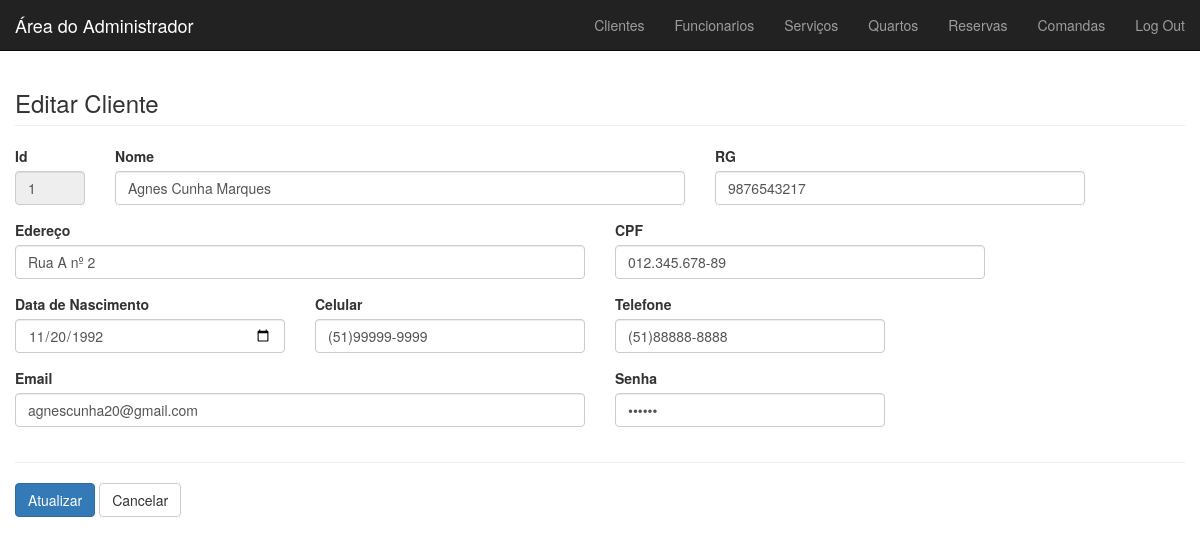
The page /view/telas/edit_cliente.php?id=1 (signed in) on the database its author committed.
### tables this page shows
CREATE TABLE cliente (
     id                 INTEGER PRIMARY KEY AUTO_INCREMENT
    ,nome               VARCHAR(50) NOT NULL
    ,rg                 VARCHAR(13) UNIQUE NOT NULL
    ,cpf                VARCHAR(15) UNIQUE NOT NULL
    ,endereco           VARCHAR(50) NOT NULL
    ,data_nascimento    DATE NOT NULL
    ,telefone1          VARCHAR(15) NOT NULL
    ,telefone2          VARCHAR(15)
    ,email              VARCHAR(100) UNIQUE NOT NULL
    ,senha              VARCHAR(100) NOT NULL
);

### persistencia/ClientePersistencia.php (called while the page is built, shortened)
<?php
	require_once '../../model/Banco.php';
	require_once '../../model/Cliente.php';
	class ClientePersistencia{
		public function selectFromId($id){
			$banco = new Banco();
			$banco->abrirConexao();
			$conn = $banco->getConexao();
			$sql = "select*from cliente where id = '$id'";
			$result = mysqli_query($conn,$sql);
			$cliente= null;
			if (mysqli_num_rows($result) > 0) {
   				$linha = mysqli_fetch_assoc($result);
					$cliente = new Cliente($linha['nome'],$linha['rg'],$linha['cpf'],$linha['endereco'],$linha['data_nascimento'],$linha['telefone1'],
					$linha['telefone2'],$linha['email'],$linha['senha'],$linha['sexo']);
				 	$cliente->setId($linha['id']);
			}else{
			}
			return $cliente;
		}
	}
?>

### controller/ClienteControle.php (called while the page is built, shortened)
<?php
	require_once '../../persistencia/ClientePersistencia.php';
	class ClienteControle{
		private $cliePers;
		public function ClienteControle(){
			$this->cliePers = new ClientePersistencia();
		}
		public function selectFromId($id){
			return $this->cliePers->selectFromId($id);
		}
	}
?>

### model/Cliente.php (called while the page is built, shortened)
<?php
    class Cliente{
        private $nome;
        private $rg;
        private $cpf;
        private $endereco;
        private $aniversario;
        private $telefone1;
        private $telefone2;
        private $email;
        private $senha;
        public function Cliente($nome,$rg,$cpf,$endereco,$aniversario,$telefone1,$telefone2,$email,$senha,$sexo){
            $this->aniversario = $aniversario;
        }
        public function getNome(){
            return $this->nome;
        }
        public function setNome($_nome){
            $this->nome = $_nome;
        }
        public function getRg(){
            return $this->rg;
        }
        public function setRg($_rg){
            $this->rg = $_rg;
        }
        public function getCpf(){
            return $this->cpf;
        }
        public function setCpf($_cpf){
            $this->cpf = $_cpf;
        }
        public function getEndereco(){
            return $this->endereco;
        }
        public function setEndereco($_endereco){
            $this->endereco = $_endereco;
        }
        public function getAniversario(){
            return $this->aniversario;
        }
        public function getTelefone1(){
            return $this->telefone1;
        }
        public function setTelefone1($_telefone){
            $this->telefone1 = $_telefone;
        }
        public function getTelefone2(){
            return $this->telefone2;
        }
        public function setTelefone2($_telefone){
            $this->telefone2 = $_telefone;
        }
        public function getEmail(){
            return $this->email;
        }
        public function setEmail($_email){
            $this->email = $_email;
        }
        public function getSenha(){
            return $this->senha;
        }
        public function setSenha($_senha){
            $this->senha = $_senha;
        }
    }
?>

### view/telas/edit_cliente.php (the view, shortened to what this page needs)
<?php
  require_once '../../controller/ClienteControle.php';
      $id = $_GET["id"];
      $controle = new ClienteControle();
      $cliente = $controle->selectFromId($id);
      $nome = $cliente->getNome();
      $cpf = $cliente->getCpf();
      $rg = $cliente->getRg();
      $telefone1 = $cliente->getTelefone1();
      $telefone2 = $cliente->getTelefone2();
      $aniversario = $cliente->getAniversario();
      $email = $cliente->getEmail();
      $senha = $cliente->getSenha();
      $endereco = $cliente->getEndereco();
echo "
<!DOCTYPE html>
<html lang=\"pt-br\">
<head>
 <link href=\"../vendor/bootstrap/css2/bootstrap.min.css\" rel=\"stylesheet\">
 <link href=\"../vendor/bootstrap/css2/style.css\" rel=\"stylesheet\">
</head>
<body>
 <div id=\"main\" class=\"container-fluid\" style=\"margin-top: 50px\">
  <h3 class=\"page-header\">Editar Cliente</h3>
    <form action=\"view_cliente.php?id=$id\" method=\"post\">
    <div class=\"row\">
    <div class=\"form-group col-md-1\">
        <label for=\"exampleInputEmail1\">Id</label>
        <input type=\"text\" class=\"form-control\" name=\"id\" placeholder=\"Digite o valor\" value=\"$id\" disabled>
      </div>
   <div class=\"form-group col-md-6\">
        <label for=\"exampleInputEmail1\">Nome</label>
        <input type=\"text\" class=\"form-control\" name=\"nome\" placeholder=\"Digite o valor\" value=\"$nome\">
      </div>
    <div class=\"form-group col-md-4\">
        <label for=\"exampleInputEmail1\">RG</label>
        <input type=\"text\" class=\"form-control\" name=\"rg\" placeholder=\"Digite o valor\" value=\"$rg\">
      </div>
  </div>
    <div class=\"row\">
      <div class=\"form-group col-md-6\">
        <label for=\"exampleInputEmail1\">Edereço</label>
       <input type=\"text\" class=\"form-control\" name=\"endereco\" placeholder=\"Digite o valor\" value=\"$endereco\">
      </div>
        <div class=\"form-group col-md-4\">
        <label for=\"exampleInputEmail1\">CPF</label>
        <input type=\"text\" class=\"form-control\" name=\"cpf\" placeholder=\"Digite o valor\" value=\"$cpf\">
      </div>
    </div>
  <div class=\"row\">
    <div class=\"form-group col-md-3\">
        <label for=\"exampleInputEmail1\">Data de Nascimento</label>
       <input type=\"date\" class=\"form-control\" name=\"aniversario\" placeholder=\"Digite o valor\" value=\"$aniversario\">
      </div>
    <div class=\"form-group col-md-3\">
        <label for=\"exampleInputEmail1\">Celular</label>
        <input type=\"text\" class=\"form-control\" name=\"telefone1\" placeholder=\"Digite o valor\" value=\"$telefone1\">
      </div>
    <div class=\"form-group col-md-3\">
        <label for=\"exampleInputEmail1\">Telefone</label>
        <input type=\"text\" class=\"form-control\" name=\"telefone2\" placeholder=\"Digite o valor\" value=\"$telefone2\">
      </div>
  </div>
  <div class=\"row\">
      <div class=\"form-group col-md-6\">
        <label for=\"exampleInputEmail1\">Email</label>
        <input type=\"email\" class=\"form-control\" name=\"email\" placeholder=\"Digite o valor\" value=\"$email\">
      </div>
    <div class=\"form-group col-md-3\">
        <label for=\"exampleInputEmail1\">Senha</label>
        <input type=\"password\" class=\"form-control\" name=\"senha\" placeholder=\"Digite o valor\" value=\"$senha\">
      </div>
  </div>
	<hr />
	<div class=\"row\">
	  <div class=\"col-md-12\">
	  	<input type=\"submit\" class=\"btn btn-primary\" name=\"update\" value=\"Atualizar\"></input>
		<a href=\"index_restrito.php\" class=\"btn btn-default\">Cancelar</a>
	  </div>
	</div>
  </form>
 </div>
</body>
</html>";
?>

### rows shown on the page
cliente: nome "Agnes Cunha Marques", rg "9876543217", endereco "Rua A nº 2", cpf "012.345.678-89", aniversario "11/20/1992", telefone1 "(51)99999-9999", telefone2 "(51)88888-8888", email "agnescunha20@gmail.com"
